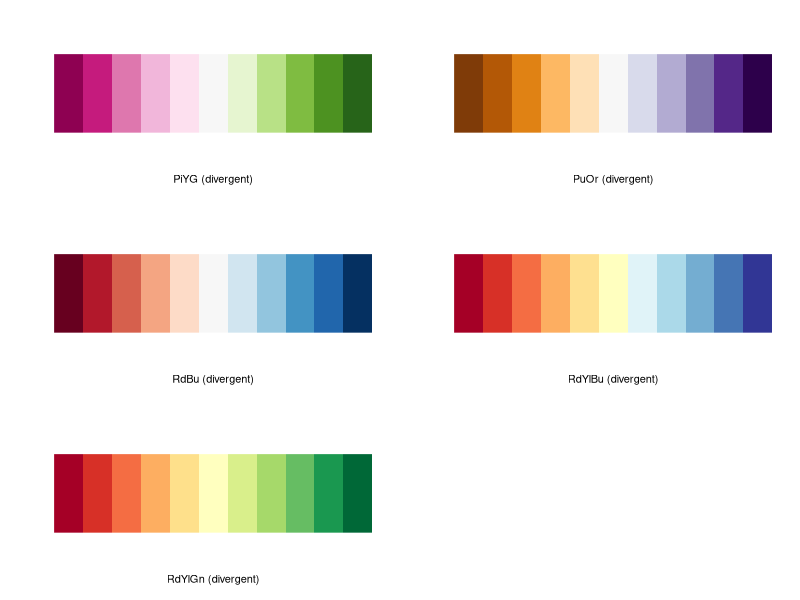

Reproduce this figure in R. (Note: this script raises an error after producing the figure.)
## ---- chunk 1
knitr::opts_chunk$set(echo = FALSE)
## ---- chunk 2
suppressPackageStartupMessages(library(RColorBrewer))
par(mfrow=c(3,2))
display.brewer.pal(11,"PiYG")
display.brewer.pal(11,"PuOr")
display.brewer.pal(11,"RdBu")
display.brewer.pal(11,"RdYlBu")
display.brewer.pal(11,"RdYlGn")
## ---- chunk 3
suppressPackageStartupMessages(library(ggplot2))

world_map<-map_data("world")
world_map$region<-factor(world_map$region)
Pal="PiYG"
Lat=45
Long=90
Angle=0
g<- ggplot(data=world_map) + geom_polygon(aes(x=long,y=lat,group=group,fill=as.numeric(region)),
                             colour="grey",size=.25)
      g<- g + coord_map("ortho",orientation=c(Lat,Long,Angle))
      g<- g + scale_y_continuous(breaks=(-6:6)*15) 
      g<- g + scale_x_continuous(breaks=(-12:12)*15)
      g<- g + scale_fill_distiller(name="Region ID",palette=Pal)
      g<- g + theme(
          panel.background=element_rect(fill="white",colour=NA),
          panel.grid.major = element_line(colour = "grey60",size=.25),
          panel.grid.minor = element_line(colour = "grey60",size=.25),
          axis.text=element_blank(),
          axis.title=element_blank(),
          axis.ticks=element_blank())
      g
